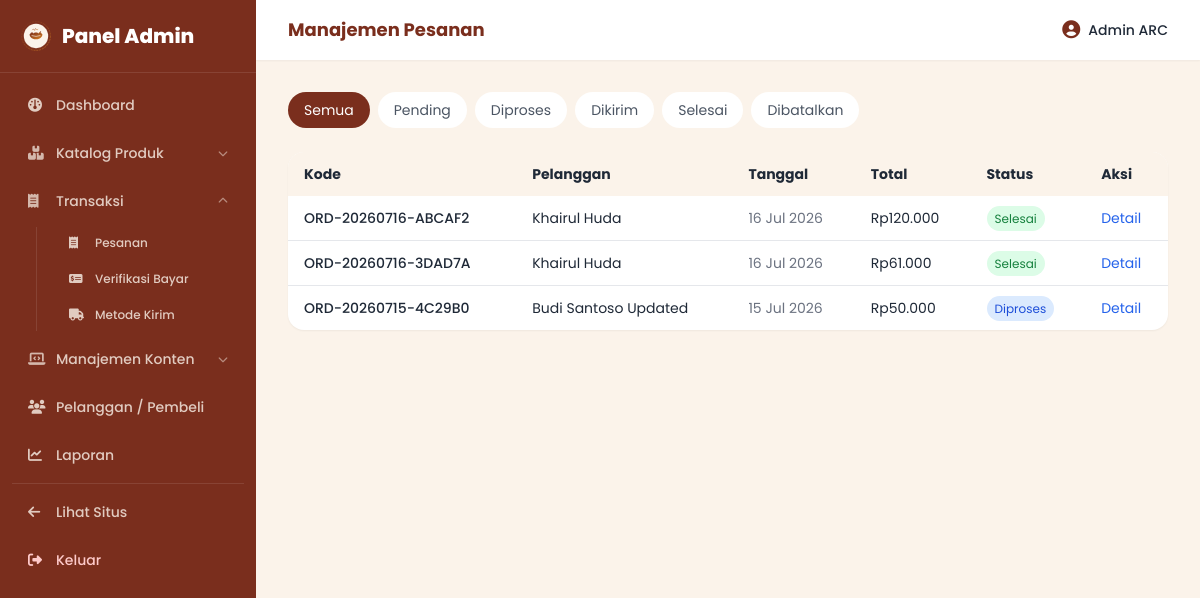
Page /admin/pesanan (signed in) on the committed database.
### tables this page shows
CREATE TABLE `orders` (
  `id` int NOT NULL,
  `order_code` varchar(30) NOT NULL,
  `user_id` int NOT NULL,
  `shipping_method_id` int NOT NULL,
  `shipping_address` text,
  `subtotal` decimal(12,2) NOT NULL,
  `shipping_cost` decimal(12,2) NOT NULL DEFAULT '0.00',
  `total` decimal(12,2) NOT NULL,
  `status` enum('pending','diproses','dikirim','selesai','dibatalkan') DEFAULT 'pending',
  `notes` text,
  `created_at` timestamp NULL DEFAULT CURRENT_TIMESTAMP,
  `updated_at` timestamp NULL DEFAULT CURRENT_TIMESTAMP ON UPDATE CURRENT_TIMESTAMP
);

CREATE TABLE `users` (
  `id` int NOT NULL,
  `name` varchar(100) NOT NULL,
  `email` varchar(100) NOT NULL,
  `password` varchar(255) NOT NULL,
  `phone` varchar(20) DEFAULT NULL,
  `address` text,
  `role` enum('admin','customer') DEFAULT 'customer',
  `photo` varchar(255) DEFAULT NULL,
  `created_at` timestamp NULL DEFAULT CURRENT_TIMESTAMP,
  `updated_at` timestamp NULL DEFAULT CURRENT_TIMESTAMP ON UPDATE CURRENT_TIMESTAMP
);

### app/core/Controller.php (called while the page is built, shortened)
<?php
class Controller
{
    protected function view(string $path, array $data = []): void
    {
        $old = $_SESSION['old'] ?? [];
        $data['old'] = $data['old'] ?? $old;
        extract($data);
        $viewFile = APP_PATH . '/views/' . $path . '.php';
        require $viewFile;
    }
    protected function input(string $key, $default = null)
    {
        $value = $_POST[$key] ?? $_GET[$key] ?? $default;
        return $value;
    }
}

### app/controllers/admin/OrderController.php (called while the page is built, shortened)
<?php
class OrderController extends Controller
{
    private Order $orderModel;
    public function __construct()
    {
        $this->orderModel = new Order();
    }
    public function index(): void
    {
        $status = $this->input('status') ?: null;
        $orders = $this->orderModel->getAllWithFilter($status);
        $this->view('admin/orders/index', [
            'pageTitle' => 'Manajemen Pesanan',
            'orders' => $orders,
            'statusFilter' => $status,
            'flash' => $this->getFlash(),
        ]);
    }
}

### public/index.php (called while the page is built, shortened)
<?php
spl_autoload_register(function ($class) {
    $map = [
        'App\\Core\\' => APP_PATH . '/core/',
        'App\\Models\\' => APP_PATH . '/models/',
        'App\\Controllers\\Admin\\' => APP_PATH . '/controllers/admin/',
        'App\\Controllers\\' => APP_PATH . '/controllers/',
    ];
    foreach ($map as $prefix => $dir) {
        if (str_starts_with($class, $prefix)) {
            $relative = substr($class, strlen($prefix));
            $file = $dir . str_replace('\\', '/', $relative) . '.php';
            if (file_exists($file)) {
                return;
            }
        }
    }
});
require APP_PATH . '/core/helpers.php';
$router = new Router();
$router->get('/', 'HomeController@index');
$router->get('/register', 'AuthController@showRegister');
$router->post('/register', 'AuthController@register');
$router->get('/login', 'AuthController@showLogin');
$router->post('/login', 'AuthController@login');
$router->get('/logout', 'AuthController@logout');
$router->get('/profile', 'AuthController@showProfile', ['auth']);
$router->post('/profile', 'AuthController@updateProfile', ['auth']);
$router->get('/testimoni', 'HomeController@testimonial');
$router->post('/testimoni', 'HomeController@submitTestimonial', ['auth']);
$router->get('/produk', 'ProductController@index');
$router->get('/produk/{slug}', 'ProductController@show');
$router->get('/cart', 'CartController@index', ['auth']);
$router->post('/cart/add', 'CartController@add', ['auth']);
$router->post('/cart/update', 'CartController@update', ['auth']);
$router->post('/cart/remove', 'CartController@remove', ['auth']);
$router->get('/checkout', 'CheckoutController@index', ['auth']);
$router->post('/checkout', 'CheckoutController@store', ['auth']);
$router->get('/pesanan', 'OrderController@myOrders', ['auth']);
$router->get('/pesanan/{code}', 'OrderController@detail', ['auth']);
$router->post('/pesanan/{code}/bayar', 'OrderController@uploadPayment', ['auth']);
$router->get('/admin', 'Admin\\DashboardController@index', ['admin']);
$router->get('/admin/dashboard', 'Admin\\DashboardController@index', ['admin']);
$router->get('/admin/produk', 'Admin\\ProductController@index', ['admin']);
$router->get('/admin/produk/tambah', 'Admin\\ProductController@create', ['admin']);
$router->post('/admin/produk/tambah', 'Admin\\ProductController@store', ['admin']);
$router->get('/admin/produk/{id}/edit', 'Admin\\ProductController@edit', ['admin']);
$router->post('/admin/produk/{id}/edit', 'Admin\\ProductController@update', ['admin']);
$router->post('/admin/produk/{id}/hapus', 'Admin\\ProductController@destroy', ['admin']);
$router->get('/admin/kategori', 'Admin\\CategoryController@index', ['admin']);
$router->post('/admin/kategori/tambah', 'Admin\\CategoryController@store', ['admin']);
$router->post('/admin/kategori/{id}/edit', 'Admin\\CategoryController@update', ['admin']);
$router->post('/admin/kategori/{id}/hapus', 'Admin\\CategoryController@destroy', ['admin']);
$router->get('/admin/pesanan', 'Admin\\OrderController@index', ['admin']);
$router->get('/admin/pesanan/{id}', 'Admin\\OrderController@detail', ['admin']);
$router->post('/admin/pesanan/{id}/status', 'Admin\\OrderController@updateStatus', ['admin']);
$router->get('/admin/pembayaran', 'Admin\\PaymentController@index', ['admin']);
$router->post('/admin/pembayaran/{id}/verify', 'Admin\\PaymentController@verify', ['admin']);
$router->post('/admin/pembayaran/{id}/reject', 'Admin\\PaymentController@reject', ['admin']);
$router->get('/admin/pengiriman', 'Admin\\ShippingController@index', ['admin']);
$router->post('/admin/pengiriman/tambah', 'Admin\\ShippingController@store', ['admin']);
$router->post('/admin/pengiriman/{id}/edit', 'Admin\\ShippingController@update', ['admin']);
$router->post('/admin/pengiriman/{id}/hapus', 'Admin\\ShippingController@destroy', ['admin']);
$router->get('/admin/pembeli', 'Admin\\CustomerController@index', ['admin']);
$router->post('/admin/pembeli/tambah', 'Admin\\CustomerController@store', ['admin']);
$router->post('/admin/pembeli/{id}/edit', 'Admin\\CustomerController@update', ['admin']);
$router->post('/admin/pembeli/{id}/hapus', 'Admin\\CustomerController@destroy', ['admin']);
$router->get('/admin/banner', 'Admin\\BannerController@index', ['admin']);
$router->post('/admin/banner/tambah', 'Admin\\BannerController@store', ['admin']);
$router->post('/admin/banner/{id}/edit', 'Admin\\BannerController@update', ['admin']);
$router->post('/admin/banner/{id}/hapus', 'Admin\\BannerController@destroy', ['admin']);
$router->get('/admin/testimoni', 'Admin\\TestimonialController@index', ['admin']);
$router->post('/admin/testimoni/tambah', 'Admin\\TestimonialController@store', ['admin']);
$router->post('/admin/testimoni/{id}/edit', 'Admin\\TestimonialController@update', ['admin']);
$router->post('/admin/testimoni/{id}/hapus', 'Admin\\TestimonialController@destroy', ['admin']);
$router->get('/admin/laporan', 'Admin\\ReportController@index', ['admin']);
$router->get('/admin/laporan/csv', 'Admin\\ReportController@exportCsv', ['admin']);
$router->get('/admin/laporan/print', 'Admin\\ReportController@printView', ['admin']);
$uri = $_SERVER['REQUEST_URI'] ?? '/';
$method = $_SERVER['REQUEST_METHOD'] ?? 'GET';
$router->dispatch($uri, $method);

### app/core/Database.php (called while the page is built, shortened)
<?php
class Database
{
    private static ?PDO $instance = null;
    public static function getInstance(): PDO
    {
        if (self::$instance === null) {
            $dsn = 'mysql:host=' . DB_HOST . ';dbname=' . DB_NAME . ';charset=' . DB_CHARSET;
            try {
                self::$instance = new PDO($dsn, DB_USER, DB_PASS, [
                    PDO::ATTR_ERRMODE => PDO::ERRMODE_EXCEPTION,
                    PDO::ATTR_DEFAULT_FETCH_MODE => PDO::FETCH_ASSOC,
                    PDO::ATTR_EMULATE_PREPARES => false,
                ]);
            } catch (PDOException $e) {
                error_log('[DB CONNECTION ERROR] ' . $e->getMessage());
                http_response_code(500);
                die('Terjadi kesalahan pada server. Silakan coba lagi nanti.');
            }
        }
        return self::$instance;
    }
}

### app/core/Model.php (called while the page is built, shortened)
<?php
class Model
{
    public function __construct()
    {
        $this->db = Database::getInstance();
    }
}

### app/models/Order.php (called while the page is built, shortened)
<?php
class Order extends Model
{
    public function getAllWithFilter(?string $status = null): array
    {
        $sql = "SELECT o.*, u.name as customer_name FROM orders o JOIN users u ON u.id = o.user_id";
        $params = [];
        $sql .= " ORDER BY o.created_at DESC";
        $stmt = $this->db->prepare($sql);
        $stmt->execute($params);
        return $stmt->fetchAll();
    }
}

### app/core/helpers.php (called while the page is built, shortened)
<?php
function e(string $value): string
{
    return htmlspecialchars($value, ENT_QUOTES, 'UTF-8');
}
function rupiah($number): string
{
    return 'Rp' . number_format((float) $number, 0, ',', '.');
}

### app/views/admin/orders/index.php (the view, shortened to what this page needs)
<?php
$statusColors = [
    'pending' => 'bg-yellow-100 text-yellow-700',
    'diproses' => 'bg-blue-100 text-blue-700',
    'dikirim' => 'bg-purple-100 text-purple-700',
    'selesai' => 'bg-green-100 text-green-700',
    'dibatalkan' => 'bg-red-100 text-red-700',
];
include APP_PATH . '/views/layouts/admin_header.php';
?>
<div class="mb-6 flex gap-2 flex-wrap">
  <a href="<?= BASE_URL ?>/admin/pesanan" class="px-4 py-2 rounded-full text-sm <?= !$statusFilter ? 'bg-primary text-white' : 'bg-white text-gray-600' ?>">Semua</a>
  <?php foreach (['pending','diproses','dikirim','selesai','dibatalkan'] as $s): ?>
    <a href="<?= BASE_URL ?>/admin/pesanan?status=<?= $s ?>" class="px-4 py-2 rounded-full text-sm <?= $statusFilter === $s ? 'bg-primary text-white' : 'bg-white text-gray-600' ?>"><?= ucfirst($s) ?></a>
  <?php endforeach; ?>
</div>
<div class="bg-white rounded-2xl shadow-sm overflow-x-auto">
  <table class="w-full text-sm">
    <thead class="bg-cream text-left">
      <tr><th class="px-4 py-3">Kode</th><th class="px-4 py-3">Pelanggan</th><th class="px-4 py-3">Tanggal</th><th class="px-4 py-3">Total</th><th class="px-4 py-3">Status</th><th class="px-4 py-3">Aksi</th></tr>
    </thead>
    <tbody class="divide-y">
      <?php foreach ($orders as $o): ?>
        <tr>
          <td class="px-4 py-3 font-medium"><?= e($o['order_code']) ?></td>
          <td class="px-4 py-3"><?= e($o['customer_name']) ?></td>
          <td class="px-4 py-3 text-gray-500"><?= date('d M Y', strtotime($o['created_at'])) ?></td>
          <td class="px-4 py-3"><?= rupiah($o['total']) ?></td>
          <td class="px-4 py-3"><span class="px-2 py-1 rounded-full text-xs <?= $statusColors[$o['status']] ?? '' ?>"><?= ucfirst(e($o['status'])) ?></span></td>
          <td class="px-4 py-3"><a href="<?= BASE_URL ?>/admin/pesanan/<?= $o['id'] ?>" class="text-blue-600 hover:underline">Detail</a></td>
        </tr>
      <?php endforeach; ?>
    </tbody>
  </table>
</div>
<?php include APP_PATH . '/views/layouts/admin_footer.php'; ?>

### app/core/Router.php (shortened to what this page needs)
<?php
class Router
{
    private array $routes = [];
    private function addRoute(string $method, string $pattern, string $handler, array $middleware): void
    {
        $this->routes[] = [
            'method' => $method,
            'pattern' => $pattern,
            'handler' => $handler,
            'middleware' => $middleware,
        ];
    }
    private function toRegex(string $pattern): string
    {
        $regex = preg_replace('#\{([a-zA-Z_]+)\}#', '(?P<$1>[^/]+)', $pattern);
        return '#^' . $regex . '$#';
    }
    public function dispatch(string $uri, string $method): void
    {
        $uri = parse_url($uri, PHP_URL_PATH);
        if (defined('BASE_PATH') && BASE_PATH !== '' && str_starts_with($uri, BASE_PATH)) {
            $uri = substr($uri, strlen(BASE_PATH));
        }
        $uri = rtrim($uri, '/');
        foreach ($this->routes as $route) {
            if ($route['method'] !== $method) {
                continue;
            }
            $regex = $this->toRegex($route['pattern']);
            if (preg_match($regex, $uri, $matches)) {
                $params = array_filter($matches, 'is_string', ARRAY_FILTER_USE_KEY);
                $this->callHandler($route['handler'], $params);
                return;
            }
        }
    }
    private function callHandler(string $handler, array $params): void
    {
        [$controllerName, $action] = explode('@', $handler);
        $instance = new $class();
        call_user_func_array([$instance, $action], $params);
    }
}

### app/views/layouts/admin_header.php (style rules this page uses)
body { font-family: 'Poppins', 'Inter', sans-serif; background-color: #FBF3EA; }

### rows in the picture
orders: order_code "ORD-20260716-ABCAF2", user.name "Khairul Huda", created_at "16 Jul 2026", total "Rp120.000", status "Selesai"
orders: order_code "ORD-20260716-3DAD7A", user.name "Khairul Huda", created_at "16 Jul 2026", total "Rp61.000", status "Selesai"
orders: order_code "ORD-20260715-4C29B0", user.name "Budi Santoso Updated", created_at "15 Jul 2026", total "Rp50.000", status "Diproses"

### other values in the picture
$s "Pending"
$s "Diproses"
$s "Dikirim"
$s "Selesai"
$s "Dibatalkan"
